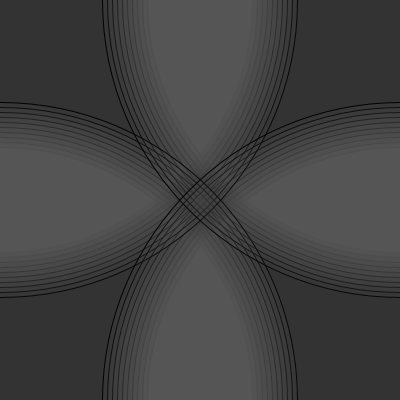
Frame 1 (no input)
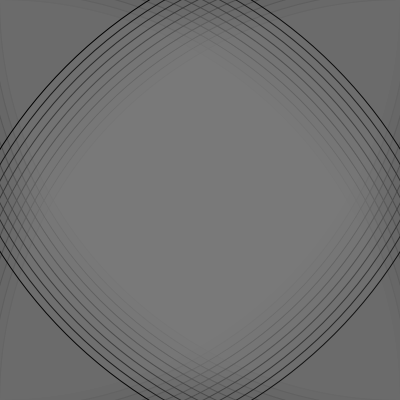
Frame 60 (the mouse pressed at the canvas centre just before this capture)
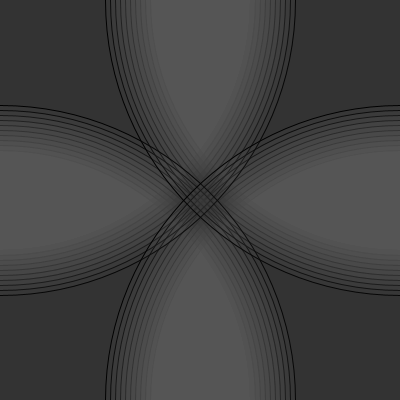
Frame 120 (the mouse held since frame 60 and released just before this capture)

The Processing sketch that drew these frames (run headless with seeded random() and noise(); from frame 60 on, the mouse is pressed at the canvas centre):

// Processing sketch: processing_73406
// ── processing_73406.pde

float size = 10;
float speed = 0.1;
int numCir = 60;
 
 
void setup(){
  size(400, 400);
  smooth();
}
 
 
void draw(){   
  
  background(0,10);
  size = size + speed;
   
  if(size > 16.0 || size < 10) speed = -1. * speed;
     
  for(int i = 50; i < numCir; i++){
         fill(150,10); 
         ellipse(0, 0, i * size, i * size);
         ellipse(0, 400, i * size, i * size);
         ellipse(400, 0, i * size, i * size);
         ellipse(400, 400, i * size, i * size);
   }
 
}
